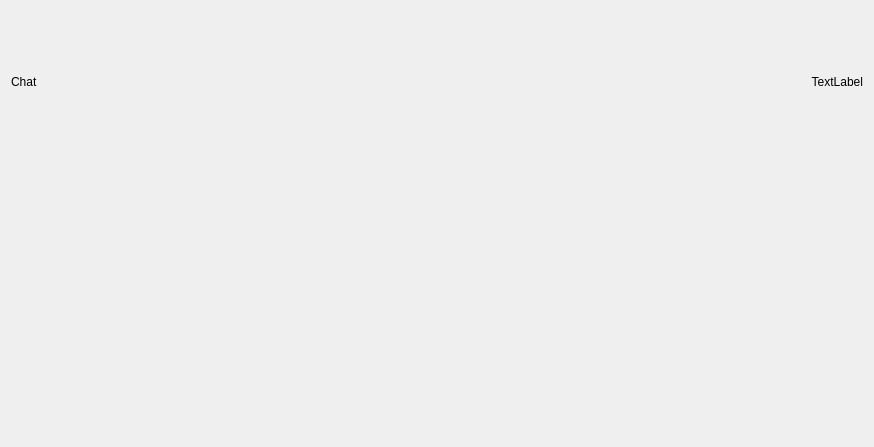
<?xml version="1.0" encoding="UTF-8"?>
<ui version="4.0">
 <class>ChatAiLstItemWgt</class>
 <widget class="QWidget" name="ChatAiLstItemWgt">
  <property name="geometry">
   <rect>
    <x>0</x>
    <y>0</y>
    <width>874</width>
    <height>447</height>
   </rect>
  </property>
  <property name="windowTitle">
   <string>Form</string>
  </property>
  <property name="styleSheet">
   <string notr="true">QWidget#MessageLstItemWgt {
	background-color: rgb(203,203,203);
	border-radius: 15px;
}

QLabel {
	font: 25 10pt '微软雅黑 Light';
	color: black;
}</string>
  </property>
  <layout class="QHBoxLayout" name="horizontalLayout" stretch="1,2">
   <item>
    <layout class="QVBoxLayout" name="verticalLayout_2" stretch="1,2">
     <item>
      <widget class="QLabel" name="ChatAiNameLb">
       <property name="text">
        <string>Chat</string>
       </property>
      </widget>
     </item>
     <item>
      <spacer name="verticalSpacer_2">
       <property name="orientation">
        <enum>Qt::Vertical</enum>
       </property>
       <property name="sizeHint" stdset="0">
        <size>
         <width>20</width>
         <height>40</height>
        </size>
       </property>
      </spacer>
     </item>
    </layout>
   </item>
   <item>
    <layout class="QVBoxLayout" name="verticalLayout_3" stretch="1,2">
     <item>
      <widget class="QLabel" name="LastTimeLb">
       <property name="layoutDirection">
        <enum>Qt::LeftToRight</enum>
       </property>
       <property name="text">
        <string>TextLabel</string>
       </property>
       <property name="alignment">
        <set>Qt::AlignRight|Qt::AlignTrailing|Qt::AlignVCenter</set>
       </property>
      </widget>
     </item>
     <item>
      <spacer name="verticalSpacer_3">
       <property name="orientation">
        <enum>Qt::Vertical</enum>
       </property>
       <property name="sizeHint" stdset="0">
        <size>
         <width>20</width>
         <height>40</height>
        </size>
       </property>
      </spacer>
     </item>
    </layout>
   </item>
  </layout>
 </widget>
 <resources/>
 <connections/>
</ui>
